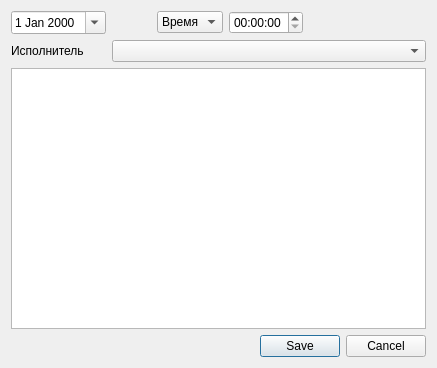
<?xml version="1.0" encoding="UTF-8"?>
<ui version="4.0">
 <class>TemperatureListEditor</class>
 <widget class="QDialog" name="TemperatureListEditor">
  <property name="geometry">
   <rect>
    <x>0</x>
    <y>0</y>
    <width>437</width>
    <height>368</height>
   </rect>
  </property>
  <property name="windowTitle">
   <string>Редактор температурного листа</string>
  </property>
  <layout class="QGridLayout" name="gridLayout">
   <item row="0" column="0">
    <widget class="CDateEdit" name="edtDate">
     <property name="calendarPopup">
      <bool>true</bool>
     </property>
    </widget>
   </item>
   <item row="0" column="3">
    <widget class="QTimeEdit" name="edtTime"/>
   </item>
   <item row="3" column="0" colspan="7">
    <widget class="QDialogButtonBox" name="buttonBox">
     <property name="orientation">
      <enum>Qt::Horizontal</enum>
     </property>
     <property name="standardButtons">
      <set>QDialogButtonBox::Cancel|QDialogButtonBox::Save</set>
     </property>
    </widget>
   </item>
   <item row="2" column="0" colspan="7">
    <widget class="CActionPropertiesTableView" name="tblAPProps"/>
   </item>
   <item row="0" column="2">
    <widget class="QComboBox" name="cmbTimeEdit">
     <item>
      <property name="text">
       <string>Время</string>
      </property>
     </item>
    </widget>
   </item>
   <item row="0" column="4" colspan="3">
    <spacer name="horizontalSpacer">
     <property name="orientation">
      <enum>Qt::Horizontal</enum>
     </property>
     <property name="sizeHint" stdset="0">
      <size>
       <width>40</width>
       <height>20</height>
      </size>
     </property>
    </spacer>
   </item>
   <item row="1" column="1" colspan="6">
    <widget class="CPersonComboBoxEx" name="cmbExecPerson"/>
   </item>
   <item row="1" column="0">
    <widget class="QLabel" name="lblExecPerson">
     <property name="text">
      <string>Исполнитель</string>
     </property>
    </widget>
   </item>
   <item row="0" column="1">
    <widget class="QLabel" name="lblLastTime">
     <property name="text">
      <string/>
     </property>
    </widget>
   </item>
  </layout>
 </widget>
 <customwidgets>
  <customwidget>
   <class>CDateEdit</class>
   <extends>QDateEdit</extends>
   <header>library/DateEdit</header>
  </customwidget>
  <customwidget>
   <class>CActionPropertiesTableView</class>
   <extends>QTableView</extends>
   <header>Events/ActionPropertiesTable.h</header>
  </customwidget>
  <customwidget>
   <class>CPersonComboBoxEx</class>
   <extends>QComboBox</extends>
   <header>Orgs/PersonComboBoxEx.h</header>
  </customwidget>
 </customwidgets>
 <tabstops>
  <tabstop>edtDate</tabstop>
  <tabstop>cmbTimeEdit</tabstop>
  <tabstop>edtTime</tabstop>
  <tabstop>cmbExecPerson</tabstop>
  <tabstop>tblAPProps</tabstop>
  <tabstop>buttonBox</tabstop>
 </tabstops>
 <resources/>
 <connections>
  <connection>
   <sender>buttonBox</sender>
   <signal>accepted()</signal>
   <receiver>TemperatureListEditor</receiver>
   <slot>accept()</slot>
   <hints>
    <hint type="sourcelabel">
     <x>248</x>
     <y>254</y>
    </hint>
    <hint type="destinationlabel">
     <x>157</x>
     <y>274</y>
    </hint>
   </hints>
  </connection>
  <connection>
   <sender>buttonBox</sender>
   <signal>rejected()</signal>
   <receiver>TemperatureListEditor</receiver>
   <slot>reject()</slot>
   <hints>
    <hint type="sourcelabel">
     <x>316</x>
     <y>260</y>
    </hint>
    <hint type="destinationlabel">
     <x>286</x>
     <y>274</y>
    </hint>
   </hints>
  </connection>
 </connections>
</ui>
